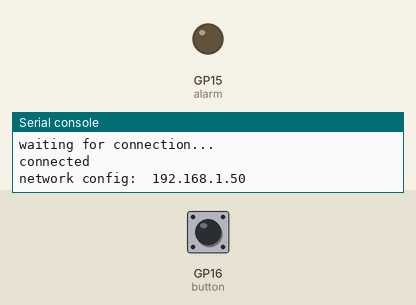
This program was run on a simulated Raspberry Pi Pico running MicroPython. Parts: output pins drawn as LEDs (lit = HIGH), the last lines printed to the serial console. The inputs (shaded band) are chosen by the test bench; at power-on: GP16 (button) LOW. WiFi joins after 1.5 s; a reset restarts the program; library files of the repository ran but are not shown: secrets.py.

Above: at 3.2 s.
3.3 s: GP16 (button) pulled HIGH for 0.15 s
At 3.61 s:
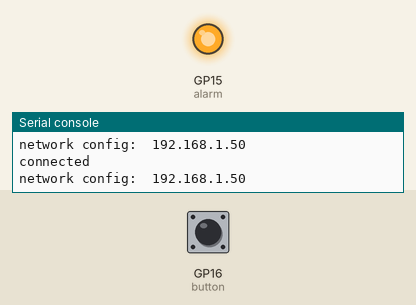
Timing chart, 0 to 6.3 s (numbered marks = the images above; inputs shaded):
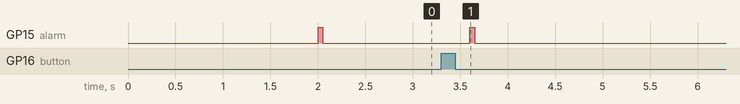

Measured:
- after the input at 3.3 s, GP15 (alarm): LOW → HIGH after 0.30 s, → LOW 0.05 s later

The program:

3_ifttt_mail.py
```python
import urequests
import machine
import time

from secrets import *
from do_connect import *
do_connect()

sensor=machine.Pin(17,machine.Pin.IN)
button=machine.Pin(16,machine.Pin.IN)
alarm = machine.Pin(15, machine.Pin.OUT)

# work once at boot
alarm.high()
time.sleep_ms(50)
alarm.low()

event='SecurityWarning'
message=f"https://maker.ifttt.com/trigger/{event}/with/key/{secrets['webhooks_key']}"

warn_flag=False


def motion_detected(pin):
    urequests.post(message)
    print(message)
    global warn_flag
    warn_flag=True
    sensor.irq(handler=None)

def reset_device(pin):
    machine.reset()


sensor.irq(trigger=machine.Pin.IRQ_RISING, handler=motion_detected)

button.irq(trigger=machine.Pin.IRQ_RISING, handler=reset_device)

while True:
    if warn_flag==True:
        alarm.toggle()
        time.sleep_ms(50)
```

do_connect.py
```python
import network
import time
from secrets import *

def do_connect(ssid=secrets['ssid'],psk=secrets['password']):
    wlan = network.WLAN(network.STA_IF)
    wlan.active(True)
    wlan.connect(ssid, psk)

    # Wait for connect or fail
    wait = 10
    while wait > 0:
        if wlan.status() < 0 or wlan.status() >= 3:
            break
        wait -= 1
        print('waiting for connection...')
        time.sleep(1)

    # Handle connection error
    if wlan.status() != 3:
        raise RuntimeError('wifi connection failed')
    else:
        print('connected')
        ip=wlan.ifconfig()[0]
        print('network config: ', ip)
        return ip
```
